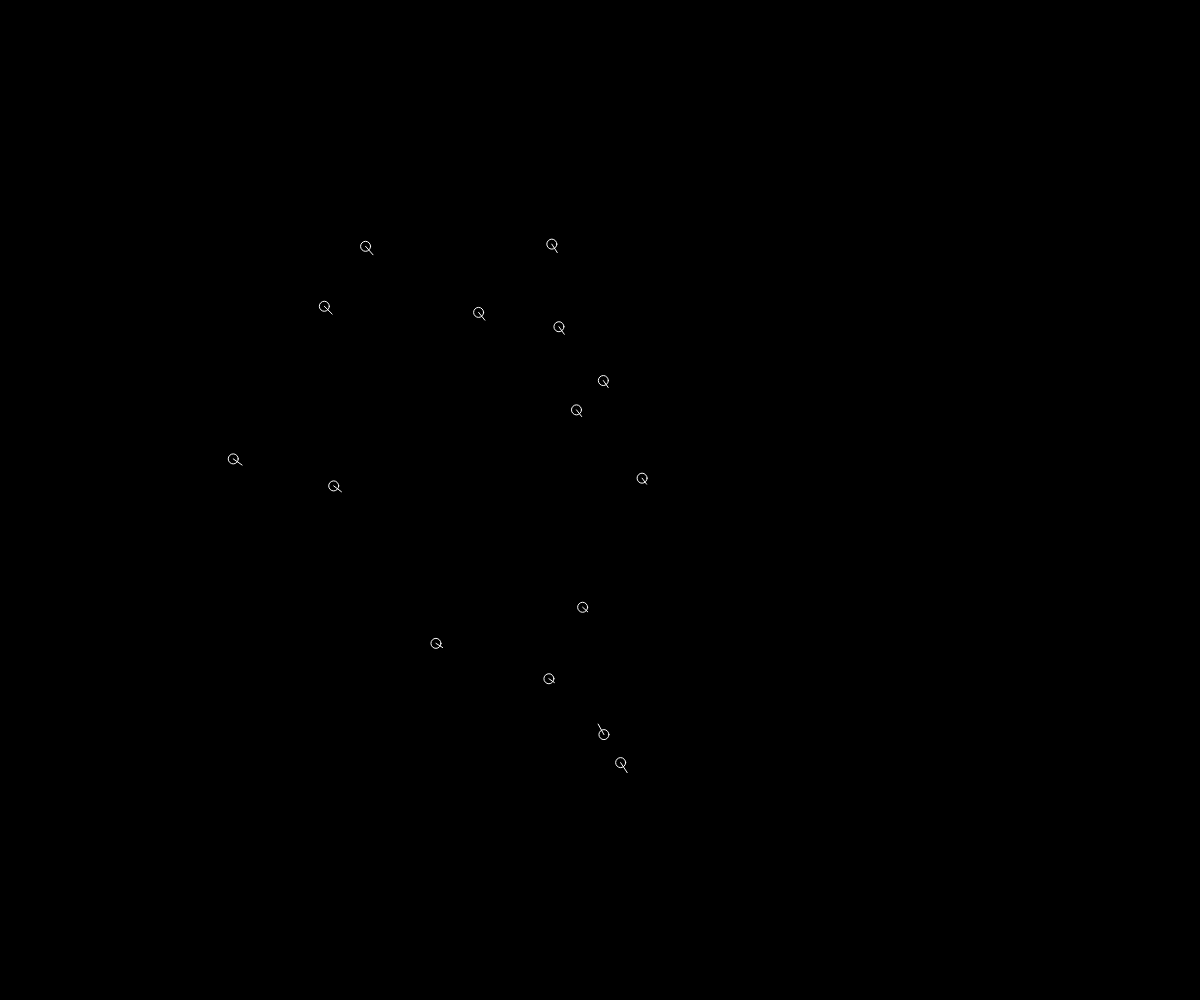
Frame 1 (no input)
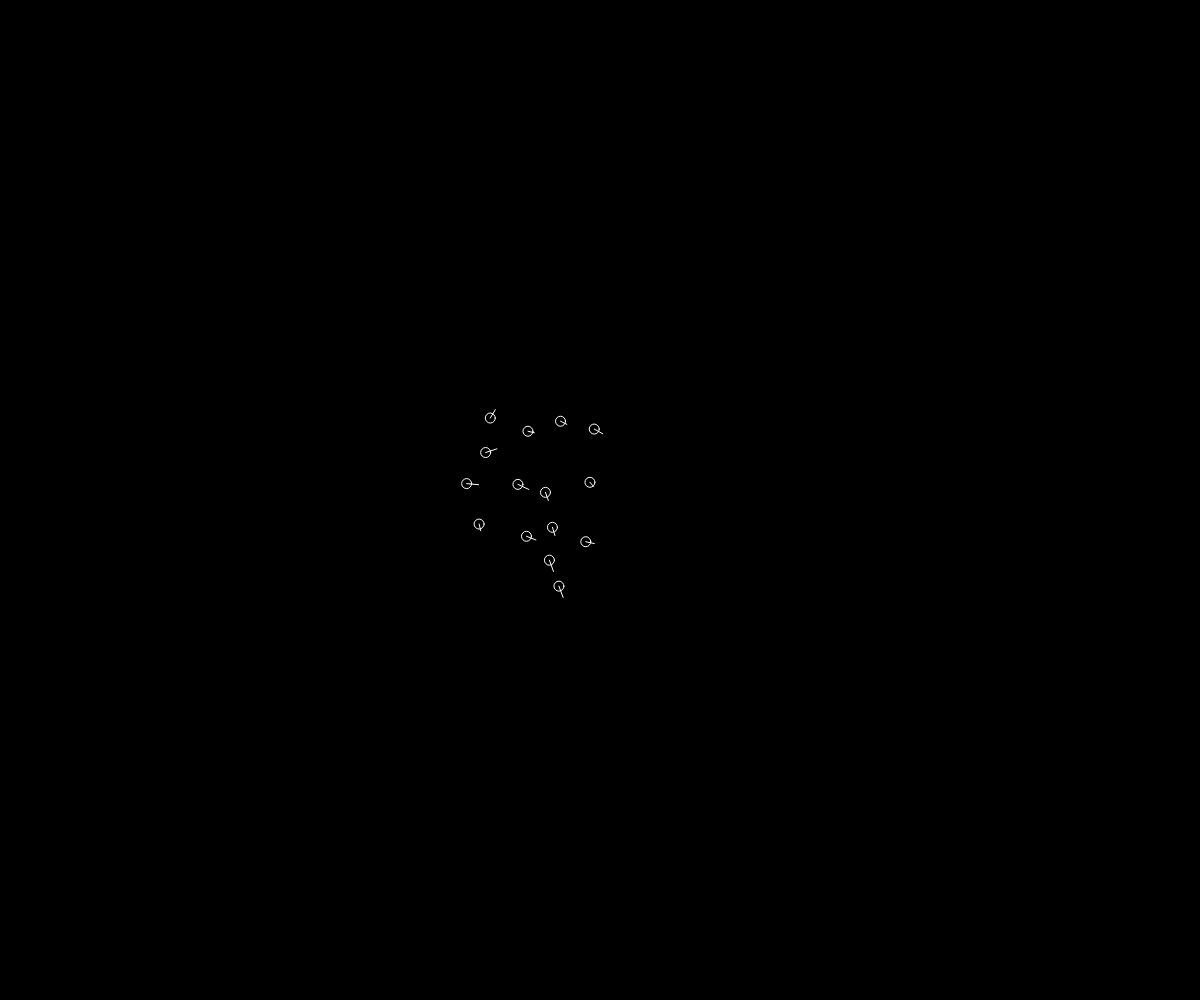
Frame 60 (no input)
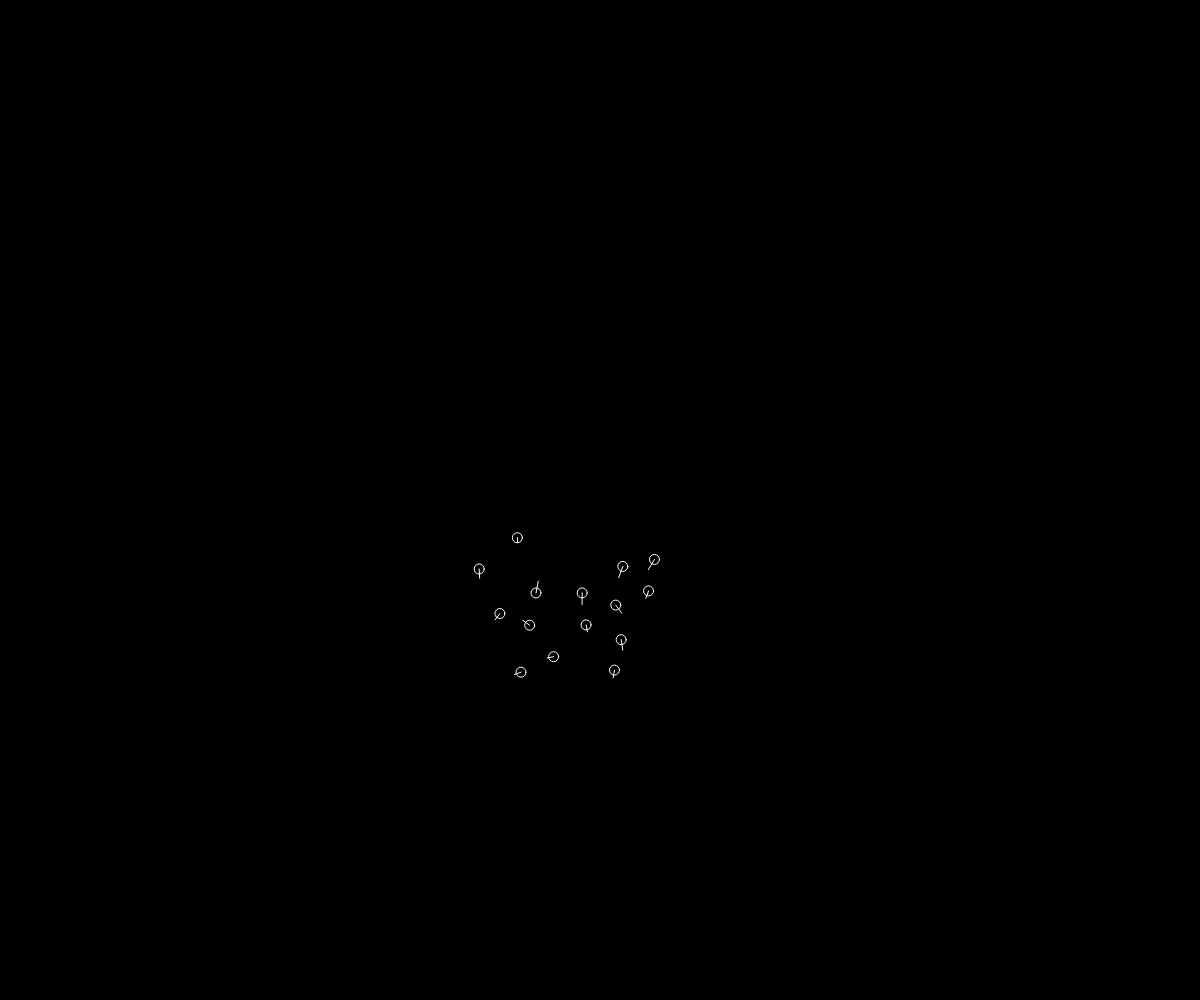
Frame 120 (the mouse pressed at the canvas centre since frame 60)

The p5.js sketch that drew these frames (run headless with seeded random() and noise() and a simulated clock; from frame 60 on, the mouse is pressed at the canvas centre):

// p5.js sketch
// ── sketch.js
const Boid = []


function setup() {
    frameRate(20)
    createCanvas(window.innerWidth, window.innerHeight)
    background(255)
   noFill()
    stroke(255,255,255)
    for(let i = 0; i<15;i++){
        Boid.push(new Bird(200+random(500),200+random(600),2, 2,i))
    }
}


function draw() {
    background(0)
    Boid.forEach(bird => {
        bird.draw()
    })
}


class Bird {
    constructor(x, y, vx, vy, id) {
        this.x = x
        this.y = y
        this.vx = vx
        this.vy = vy
        this.id = id

        this.v1 = createVector(0,0)
        this.v2 = createVector(0,0)
        this.v3 = createVector(0,0)
    }
    update(){
        const speed = 4
        this.vx += this.v1.x + 0.8*this.v2.x + 0.1*this.v3.x
        this.vy += this.v1.y + 0.8*this.v2.y + 0.1*this.v3.y

        const movement = Math.sqrt(this.vx*this.vx+this.vy*this.vy)
        if(movement > speed) {
            this.vx = (this.vx / movement) * speed
            this.vy = (this.vy / movement) * speed
        }
        this.x += this.vx
        this.y += this.vy
    }
    draw(){
        this.v1.set(0,0)
        this.v2.set(0,0)
        this.v3.set(0,0)
        this.center()
        this.avoid()
        this.average()
        this.update()
        ellipse(this.x, this.y, 10, 10)
        line(this.x, this.y, this.x + this.vx*3, this.y + this.vy*3)
    }
    center(){
        Boid.forEach(bird => {
            if(this.id !== bird.id){
                this.v1.x += bird.x
                this.v1.y += bird.y
            }
        })
        this.v1.x /= Boid.length -1
        this.v1.y /= Boid.length -1


        this.v1.x = (this.v1.x - this.x)/300
        this.v1.y = (this.v1.y - this.y)/300
    }
    avoid(){
        const DIST_THRESHOLD = 30
        Boid.forEach(bird => {
            if(dist(this.x, this.y, bird.x, bird.y) < DIST_THRESHOLD){
                this.v2.x -= (bird.x - this.x)
                this.v2.y -= (bird.y - this.y)
            }
        })
    }
    average(){
        Boid.forEach(bird => {
            if(this.id !== bird.id){
                this.v3.x += bird.vx
                this.v3.y += bird.vy
            }
        })
        this.v3.x /= Boid.length-1
        this.v3.y /= Boid.length-1
        this.v3.x = (this.v3.x - this.vx)/2
        this.v3.y = (this.v3.y - this.vy)/2
    }
}
